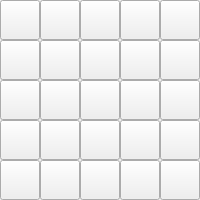
     <widget class="QWidget" name="tab_2">
      <attribute name="title">
       <string>Advanced</string>
      </attribute>
      <layout class="QGridLayout" name="gridLayout">
       <property name="margin">
        <number>0</number>
       </property>
       <property name="spacing">
        <number>0</number>
       </property>
       <item row="0" column="0">
        <widget class="QPushButton" name="pushButton_34">
         <property name="sizePolicy">
          <sizepolicy hsizetype="Fixed" vsizetype="Fixed">
           <horstretch>0</horstretch>
           <verstretch>0</verstretch>
          </sizepolicy>
         </property>
         <property name="minimumSize">
          <size>
           <width>40</width>
           <height>40</height>
          </size>
         </property>
         <property name="maximumSize">
          <size>
           <width>40</width>
           <height>40</height>
          </size>
         </property>
         <property name="text">
          <string/>
         </property>
         <property name="iconSize">
          <size>
           <width>30</width>
           <height>30</height>
          </size>
         </property>
        </widget>
       </item>
       <item row="0" column="1">
        <widget class="QPushButton" name="pushButton_35">
         <property name="sizePolicy">
          <sizepolicy hsizetype="Fixed" vsizetype="Fixed">
           <horstretch>0</horstretch>
           <verstretch>0</verstretch>
          </sizepolicy>
         </property>
         <property name="minimumSize">
          <size>
           <width>40</width>
           <height>40</height>
          </size>
         </property>
         <property name="maximumSize">
          <size>
           <width>40</width>
           <height>40</height>
          </size>
         </property>
         <property name="text">
          <string/>
         </property>
         <property name="iconSize">
          <size>
           <width>30</width>
           <height>30</height>
          </size>
         </property>
        </widget>
       </item>
       <item row="0" column="2">
        <widget class="QPushButton" name="pushButton_36">
         <property name="sizePolicy">
          <sizepolicy hsizetype="Fixed" vsizetype="Fixed">
           <horstretch>0</horstretch>
           <verstretch>0</verstretch>
          </sizepolicy>
         </property>
         <property name="minimumSize">
          <size>
           <width>40</width>
           <height>40</height>
          </size>
         </property>
         <property name="maximumSize">
          <size>
           <width>40</width>
           <height>40</height>
          </size>
         </property>
         <property name="text">
          <string/>
         </property>
         <property name="iconSize">
          <size>
           <width>30</width>
           <height>30</height>
          </size>
         </property>
        </widget>
       </item>
       <item row="0" column="3">
        <widget class="QPushButton" name="pushButton_37">
         <property name="sizePolicy">
          <sizepolicy hsizetype="Fixed" vsizetype="Fixed">
           <horstretch>0</horstretch>
           <verstretch>0</verstretch>
          </sizepolicy>
         </property>
         <property name="minimumSize">
          <size>
           <width>40</width>
           <height>40</height>
          </size>
         </property>
         <property name="maximumSize">
          <size>
           <width>40</width>
           <height>40</height>
          </size>
         </property>
         <property name="text">
          <string/>
         </property>
         <property name="iconSize">
          <size>
           <width>30</width>
           <height>30</height>
          </size>
         </property>
        </widget>
       </item>
       <item row="0" column="4">
        <widget class="QPushButton" name="pushButton_38">
         <property name="sizePolicy">
          <sizepolicy hsizetype="Fixed" vsizetype="Fixed">
           <horstretch>0</horstretch>
           <verstretch>0</verstretch>
          </sizepolicy>
         </property>
         <property name="minimumSize">
          <size>
           <width>40</width>
           <height>40</height>
          </size>
         </property>
         <property name="maximumSize">
          <size>
           <width>40</width>
           <height>40</height>
          </size>
         </property>
         <property name="text">
          <string/>
         </property>
         <property name="iconSize">
          <size>
           <width>30</width>
           <height>30</height>
          </size>
         </property>
        </widget>
       </item>
       <item row="1" column="0">
        <widget class="QPushButton" name="pushButton_40">
         <property name="sizePolicy">
          <sizepolicy hsizetype="Fixed" vsizetype="Fixed">
           <horstretch>0</horstretch>
           <verstretch>0</verstretch>
          </sizepolicy>
         </property>
         <property name="minimumSize">
          <size>
           <width>40</width>
           <height>40</height>
          </size>
         </property>
         <property name="maximumSize">
          <size>
           <width>40</width>
           <height>40</height>
          </size>
         </property>
         <property name="text">
          <string/>
         </property>
         <property name="icon">
          <iconset>
           <normaloff>:/func/imgs/int.bmp</normaloff>:/func/imgs/int.bmp</iconset>
         </property>
         <property name="iconSize">
          <size>
           <width>30</width>
           <height>30</height>
          </size>
         </property>
        </widget>
       </item>
       <item row="1" column="1">
        <widget class="QPushButton" name="pushButton_41">
         <property name="sizePolicy">
          <sizepolicy hsizetype="Fixed" vsizetype="Fixed">
           <horstretch>0</horstretch>
           <verstretch>0</verstretch>
          </sizepolicy>
         </property>
         <property name="minimumSize">
          <size>
           <width>40</width>
           <height>40</height>
          </size>
         </property>
         <property name="maximumSize">
          <size>
           <width>40</width>
           <height>40</height>
          </size>
         </property>
         <property name="text">
          <string/>
         </property>
         <property name="icon">
          <iconset>
           <normaloff>:/func/imgs/YD.bmp</normaloff>:/func/imgs/YD.bmp</iconset>
         </property>
         <property name="iconSize">
          <size>
           <width>30</width>
           <height>30</height>
          </size>
         </property>
        </widget>
       </item>
       <item row="1" column="2">
        <widget class="QPushButton" name="pushButton_43">
         <property name="sizePolicy">
          <sizepolicy hsizetype="Fixed" vsizetype="Fixed">
           <horstretch>0</horstretch>
           <verstretch>0</verstretch>
          </sizepolicy>
         </property>
         <property name="minimumSize">
          <size>
           <width>40</width>
           <height>40</height>
          </size>
         </property>
         <property name="maximumSize">
          <size>
           <width>40</width>
           <height>40</height>
          </size>
         </property>
         <property name="text">
          <string/>
         </property>
         <property name="icon">
          <iconset>
           <normaloff>:/func/imgs/DY.bmp</normaloff>:/func/imgs/DY.bmp</iconset>
         </property>
         <property name="iconSize">
          <size>
           <width>30</width>
           <height>30</height>
          </size>
         </property>
        </widget>
       </item>
       <item row="1" column="3">
        <widget class="QPushButton" name="pushButton_42">
         <property name="sizePolicy">
          <sizepolicy hsizetype="Fixed" vsizetype="Fixed">
           <horstretch>0</horstretch>
           <verstretch>0</verstretch>
          </sizepolicy>
         </property>
         <property name="minimumSize">
          <size>
           <width>40</width>
           <height>40</height>
          </size>
         </property>
         <property name="maximumSize">
          <size>
           <width>40</width>
           <height>40</height>
          </size>
         </property>
         <property name="text">
          <string/>
         </property>
         <property name="icon">
          <iconset>
           <normaloff>:/func/imgs/ddd.bmp</normaloff>:/func/imgs/ddd.bmp</iconset>
         </property>
         <property name="iconSize">
          <size>
           <width>30</width>
           <height>30</height>
          </size>
         </property>
        </widget>
       </item>
       <item row="1" column="4">
        <widget class="QPushButton" name="pushButton_39">
         <property name="sizePolicy">
          <sizepolicy hsizetype="Fixed" vsizetype="Fixed">
           <horstretch>0</horstretch>
           <verstretch>0</verstretch>
          </sizepolicy>
         </property>
         <property name="minimumSize">
          <size>
           <width>40</width>
           <height>40</height>
          </size>
         </property>
         <property name="maximumSize">
          <size>
           <width>40</width>
           <height>40</height>
          </size>
         </property>
         <property name="text">
          <string/>
         </property>
         <property name="icon">
          <iconset>
           <normaloff>:/func/imgs/dms.bmp</normaloff>:/func/imgs/dms.bmp</iconset>
         </property>
         <property name="iconSize">
          <size>
           <width>30</width>
           <height>30</height>
          </size>
         </property>
        </widget>
       </item>
       <item row="2" column="0">
        <widget class="QPushButton" name="pushButton_48">
         <property name="sizePolicy">
          <sizepolicy hsizetype="Fixed" vsizetype="Fixed">
           <horstretch>0</horstretch>
           <verstretch>0</verstretch>
          </sizepolicy>
         </property>
         <property name="minimumSize">
          <size>
           <width>40</width>
           <height>40</height>
          </size>
         </property>
         <property name="maximumSize">
          <size>
           <width>40</width>
           <height>40</height>
          </size>
         </property>
         <property name="text">
          <string/>
         </property>
         <property name="iconSize">
          <size>
           <width>30</width>
           <height>30</height>
          </size>
         </property>
        </widget>
       </item>
       <item row="2" column="1">
        <widget class="QPushButton" name="pushButton_46">
         <property name="sizePolicy">
          <sizepolicy hsizetype="Fixed" vsizetype="Fixed">
           <horstretch>0</horstretch>
           <verstretch>0</verstretch>
          </sizepolicy>
         </property>
         <property name="minimumSize">
          <size>
           <width>40</width>
           <height>40</height>
          </size>
         </property>
         <property name="maximumSize">
          <size>
           <width>40</width>
           <height>40</height>
          </size>
         </property>
         <property name="text">
          <string/>
         </property>
         <property name="iconSize">
          <size>
           <width>30</width>
           <height>30</height>
          </size>
         </property>
        </widget>
       </item>
       <item row="2" column="2">
        <widget class="QPushButton" name="pushButton_45">
         <property name="sizePolicy">
          <sizepolicy hsizetype="Fixed" vsizetype="Fixed">
           <horstretch>0</horstretch>
           <verstretch>0</verstretch>
          </sizepolicy>
         </property>
         <property name="minimumSize">
          <size>
           <width>40</width>
           <height>40</height>
          </size>
         </property>
         <property name="maximumSize">
          <size>
           <width>40</width>
           <height>40</height>
          </size>
         </property>
         <property name="text">
          <string/>
         </property>
         <property name="iconSize">
          <size>
           <width>30</width>
           <height>30</height>
          </size>
         </property>
        </widget>
       </item>
       <item row="2" column="3">
        <widget class="QPushButton" name="pushButton_47">
         <property name="sizePolicy">
          <sizepolicy hsizetype="Fixed" vsizetype="Fixed">
           <horstretch>0</horstretch>
           <verstretch>0</verstretch>
          </sizepolicy>
         </property>
         <property name="minimumSize">
          <size>
           <width>40</width>
           <height>40</height>
          </size>
         </property>
         <property name="maximumSize">
          <size>
           <width>40</width>
           <height>40</height>
          </size>
         </property>
         <property name="text">
          <string/>
         </property>
         <property name="iconSize">
          <size>
           <width>30</width>
           <height>30</height>
          </size>
         </property>
        </widget>
       </item>
       <item row="2" column="4">
        <widget class="QPushButton" name="pushButton_44">
         <property name="sizePolicy">
          <sizepolicy hsizetype="Fixed" vsizetype="Fixed">
           <horstretch>0</horstretch>
           <verstretch>0</verstretch>
          </sizepolicy>
         </property>
         <property name="minimumSize">
          <size>
           <width>40</width>
           <height>40</height>
          </size>
         </property>
         <property name="maximumSize">
          <size>
           <width>40</width>
           <height>40</height>
          </size>
         </property>
         <property name="text">
          <string/>
         </property>
         <property name="iconSize">
          <size>
           <width>30</width>
           <height>30</height>
          </size>
         </property>
        </widget>
       </item>
       <item row="3" column="0">
        <widget class="QPushButton" name="pushButton_53">
         <property name="sizePolicy">
          <sizepolicy hsizetype="Fixed" vsizetype="Fixed">
           <horstretch>0</horstretch>
           <verstretch>0</verstretch>
          </sizepolicy>
         </property>
         <property name="minimumSize">
          <size>
           <width>40</width>
           <height>40</height>
          </size>
         </property>
         <property name="maximumSize">
          <size>
           <width>40</width>
           <height>40</height>
          </size>
         </property>
         <property name="text">
          <string/>
         </property>
         <property name="icon">
          <iconset>
           <normaloff>:/func/imgs/pi.bmp</normaloff>:/func/imgs/pi.bmp</iconset>
         </property>
         <property name="iconSize">
          <size>
           <width>30</width>
           <height>30</height>
          </size>
         </property>
        </widget>
       </item>
       <item row="3" column="1">
        <widget class="QPushButton" name="pushButton_52">
         <property name="sizePolicy">
          <sizepolicy hsizetype="Fixed" vsizetype="Fixed">
           <horstretch>0</horstretch>
           <verstretch>0</verstretch>
          </sizepolicy>
         </property>
         <property name="minimumSize">
          <size>
           <width>40</width>
           <height>40</height>
          </size>
         </property>
         <property name="maximumSize">
          <size>
           <width>40</width>
           <height>40</height>
          </size>
         </property>
         <property name="text">
          <string/>
         </property>
         <property name="icon">
          <iconset>
           <normaloff>:/func/imgs/e.bmp</normaloff>:/func/imgs/e.bmp</iconset>
         </property>
         <property name="iconSize">
          <size>
           <width>30</width>
           <height>30</height>
          </size>
         </property>
        </widget>
       </item>
       <item row="3" column="2">
        <widget class="QPushButton" name="pushButton_50">
         <property name="sizePolicy">
          <sizepolicy hsizetype="Fixed" vsizetype="Fixed">
           <horstretch>0</horstretch>
           <verstretch>0</verstretch>
          </sizepolicy>
         </property>
         <property name="minimumSize">
          <size>
           <width>40</width>
           <height>40</height>
          </size>
         </property>
         <property name="maximumSize">
          <size>
           <width>40</width>
           <height>40</height>
          </size>
         </property>
         <property name="text">
          <string/>
         </property>
         <property name="icon">
          <iconset>
           <normaloff>:/func/imgs/efe.bmp</normaloff>:/func/imgs/efe.bmp</iconset>
         </property>
         <property name="iconSize">
          <size>
           <width>30</width>
           <height>30</height>
          </size>
         </property>
        </widget>
       </item>
       <item row="3" column="3">
        <widget class="QPushButton" name="pushButton_51">
         <property name="sizePolicy">
          <sizepolicy hsizetype="Fixed" vsizetype="Fixed">
           <horstretch>0</horstretch>
           <verstretch>0</verstretch>
          </sizepolicy>
         </property>
         <property name="minimumSize">
          <size>
           <width>40</width>
           <height>40</height>
          </size>
         </property>
         <property name="maximumSize">
          <size>
           <width>40</width>
           <height>40</height>
          </size>
         </property>
         <property name="text">
          <string/>
         </property>
         <property name="icon">
          <iconset>
           <normaloff>:/func/imgs/gamma.bmp</normaloff>:/func/imgs/gamma.bmp</iconset>
         </property>
         <property name="iconSize">
          <size>
           <width>30</width>
           <height>30</height>
          </size>
         </property>
        </widget>
       </item>
       <item row="3" column="4">
        <widget class="QPushButton" name="pushButton_49">
         <property name="sizePolicy">
          <sizepolicy hsizetype="Fixed" vsizetype="Fixed">
           <horstretch>0</horstretch>
           <verstretch>0</verstretch>
          </sizepolicy>
         </property>
         <property name="minimumSize">
          <size>
           <width>40</width>
           <height>40</height>
          </size>
         </property>
         <property name="maximumSize">
          <size>
           <width>40</width>
           <height>40</height>
          </size>
         </property>
         <property name="text">
          <string/>
         </property>
         <property name="icon">
          <iconset>
           <normaloff>:/func/imgs/fi.bmp</normaloff>:/func/imgs/fi.bmp</iconset>
         </property>
         <property name="iconSize">
          <size>
           <width>30</width>
           <height>30</height>
          </size>
         </property>
        </widget>
       </item>
       <item row="4" column="0">
        <widget class="QPushButton" name="pushButton_57">
         <property name="sizePolicy">
          <sizepolicy hsizetype="Fixed" vsizetype="Fixed">
           <horstretch>0</horstretch>
           <verstretch>0</verstretch>
          </sizepolicy>
         </property>
         <property name="minimumSize">
          <size>
           <width>40</width>
           <height>40</height>
          </size>
         </property>
         <property name="maximumSize">
          <size>
           <width>40</width>
           <height>40</height>
          </size>
         </property>
         <property name="text">
          <string/>
         </property>
         <property name="icon">
          <iconset>
           <normaloff>:/func/imgs/ce.bmp</normaloff>:/func/imgs/ce.bmp</iconset>
         </property>
         <property name="iconSize">
          <size>
           <width>30</width>
           <height>30</height>
          </size>
         </property>
        </widget>
       </item>
       <item row="4" column="1">
        <widget class="QPushButton" name="pushButton_58">
         <property name="sizePolicy">
          <sizepolicy hsizetype="Fixed" vsizetype="Fixed">
           <horstretch>0</horstretch>
           <verstretch>0</verstretch>
          </sizepolicy>
         </property>
         <property name="minimumSize">
          <size>
           <width>40</width>
           <height>40</height>
          </size>
         </property>
         <property name="maximumSize">
          <size>
           <width>40</width>
           <height>40</height>
          </size>
         </property>
         <property name="text">
          <string/>
         </property>
         <property name="icon">
          <iconset>
           <normaloff>:/func/imgs/avogrado.bmp</normaloff>:/func/imgs/avogrado.bmp</iconset>
         </property>
         <property name="iconSize">
          <size>
           <width>30</width>
           <height>30</height>
          </size>
         </property>
        </widget>
       </item>
       <item row="4" column="2">
        <widget class="QPushButton" name="pushButton_55">
         <property name="sizePolicy">
          <sizepolicy hsizetype="Fixed" vsizetype="Fixed">
           <horstretch>0</horstretch>
           <verstretch>0</verstretch>
          </sizepolicy>
         </property>
         <property name="minimumSize">
          <size>
           <width>40</width>
           <height>40</height>
          </size>
         </property>
         <property name="maximumSize">
          <size>
           <width>40</width>
           <height>40</height>
          </size>
         </property>
         <property name="text">
          <string/>
         </property>
         <property name="icon">
          <iconset>
           <normaloff>:/func/imgs/erre.bmp</normaloff>:/func/imgs/erre.bmp</iconset>
         </property>
         <property name="iconSize">
          <size>
           <width>30</width>
           <height>30</height>
          </size>
         </property>
        </widget>
       </item>
       <item row="4" column="3">
        <widget class="QPushButton" name="pushButton_56">
         <property name="sizePolicy">
          <sizepolicy hsizetype="Fixed" vsizetype="Fixed">
           <horstretch>0</horstretch>
           <verstretch>0</verstretch>
          </sizepolicy>
         </property>
         <property name="minimumSize">
          <size>
           <width>40</width>
           <height>40</height>
          </size>
         </property>
         <property name="maximumSize">
          <size>
           <width>40</width>
           <height>40</height>
          </size>
         </property>
         <property name="text">
          <string/>
         </property>
         <property name="icon">
          <iconset>
           <normaloff>:/func/imgs/ec.bmp</normaloff>:/func/imgs/ec.bmp</iconset>
         </property>
         <property name="iconSize">
          <size>
           <width>30</width>
           <height>30</height>
          </size>
         </property>
        </widget>
       </item>
       <item row="4" column="4">
        <widget class="QPushButton" name="pushButton_54">
         <property name="sizePolicy">
          <sizepolicy hsizetype="Fixed" vsizetype="Fixed">
           <horstretch>0</horstretch>
           <verstretch>0</verstretch>
          </sizepolicy>
         </property>
         <property name="minimumSize">
          <size>
           <width>40</width>
           <height>40</height>
          </size>
         </property>
         <property name="maximumSize">
          <size>
           <width>40</width>
           <height>40</height>
          </size>
         </property>
         <property name="text">
          <string/>
         </property>
         <property name="iconSize">
          <size>
           <width>30</width>
           <height>30</height>
          </size>
         </property>
        </widget>
       </item>
      </layout>
     </widget>
